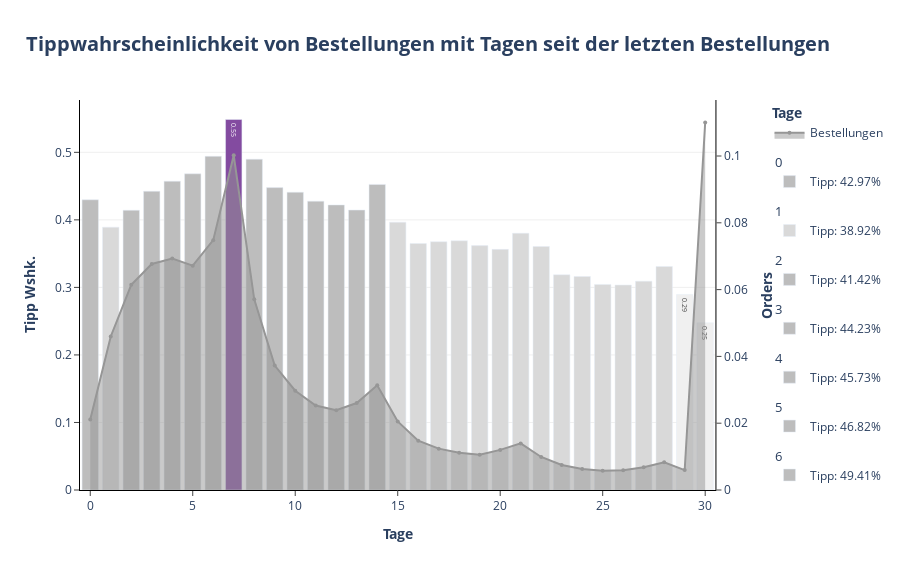

The code cell stored with this chart in its notebook:
### Code cell
fig = make_subplots(specs=[[{"secondary_y": True}]])

fig.add_trace(
  go.Scatter(
    x= df_days_since_prior_order.days_since_prior_order,
    y= df_days_since_prior_order.orders_norm,
    mode= "lines+markers", 
    marker= dict(color= px.colors.sequential.Greys[4], size= 4),
    name= "Bestellungen",
    fill= "tozeroy",
    hoverinfo = "y",
  ),
  secondary_y= True
)


for days_since_prior_order in df_days_since_prior_order.days_since_prior_order:

 if df_days_since_prior_order[df_days_since_prior_order.days_since_prior_order == days_since_prior_order].tip_norm.values >= 0.5:
  color = px.colors.sequential.Purpor[5]
  text= df_days_since_prior_order.loc[df_days_since_prior_order.days_since_prior_order == days_since_prior_order].tip_norm.values.round(2)

  fig.add_trace(
   go.Bar(
    x= df_days_since_prior_order.loc[df_days_since_prior_order.days_since_prior_order == days_since_prior_order].days_since_prior_order,
    y= df_days_since_prior_order.loc[df_days_since_prior_order.days_since_prior_order == days_since_prior_order].tip_norm,
    name= f"Tipp: {(df_days_since_prior_order.loc[df_days_since_prior_order.days_since_prior_order == days_since_prior_order].tip_norm.values[0] * 100).round(2)}%",
    showlegend= True,
    marker= dict(color= color),
    width= 0.8,
    text= text,
    base= 0,
    legendgroup= f"{days_since_prior_order}",
    legendgrouptitle_text= f"{int(days_since_prior_order)}",
    hovertemplate = f"<b>{df_days_since_prior_order.loc[df_days_since_prior_order.days_since_prior_order == days_since_prior_order].days_since_prior_order.values[0]}</b><br><br>" +
                "Tipp: %{y}<br>" +
                "<extra></extra>"
   ),
   secondary_y= False
  )

 elif 0.4 < df_days_since_prior_order.loc[df_days_since_prior_order.days_since_prior_order == days_since_prior_order].tip_norm.values < 0.5:
  color= px.colors.sequential.Greys[3]

  fig.add_trace(
   go.Bar(
    x= df_days_since_prior_order.loc[df_days_since_prior_order.days_since_prior_order == days_since_prior_order].days_since_prior_order,
    y= df_days_since_prior_order.loc[df_days_since_prior_order.days_since_prior_order == days_since_prior_order].tip_norm,
    name= f"Tipp: {(df_days_since_prior_order.loc[df_days_since_prior_order.days_since_prior_order == days_since_prior_order].tip_norm.values[0] * 100).round(2)}%",
    showlegend= True,
    marker= dict(color= color),
    width= 0.8,
    base= 0,
    legendgroup= f"{days_since_prior_order}",
    legendgrouptitle_text= f"{int(days_since_prior_order)}",
    hovertemplate = f"<b>{df_days_since_prior_order.loc[df_days_since_prior_order.days_since_prior_order == days_since_prior_order].days_since_prior_order.values[0]}</b><br><br>" +
                "Tipp: %{y}<br>" +
                "<extra></extra>"
   ),
   secondary_y= False
  )

 elif 0.3 < df_days_since_prior_order.loc[df_days_since_prior_order.days_since_prior_order == days_since_prior_order].tip_norm.values < 0.4:
  color= px.colors.sequential.Greys[2]

  fig.add_trace(
   go.Bar(
    x= df_days_since_prior_order.loc[df_days_since_prior_order.days_since_prior_order == days_since_prior_order].days_since_prior_order,
    y= df_days_since_prior_order.loc[df_days_since_prior_order.days_since_prior_order == days_since_prior_order].tip_norm,
    name= f"Tipp: {(df_days_since_prior_order.loc[df_days_since_prior_order.days_since_prior_order == days_since_prior_order].tip_norm.values[0] * 100).round(2)}%",
    showlegend= True,
    marker= dict(color= color),
    width= 0.8,
    base= 0,
    legendgroup= f"{days_since_prior_order}",
    legendgrouptitle_text= f"{int(days_since_prior_order)}",
    hovertemplate = f"<b>{df_days_since_prior_order.loc[df_days_since_prior_order.days_since_prior_order == days_since_prior_order].days_since_prior_order.values[0]}</b><br><br>" +
                "Tipp: %{y}<br>" +
                "<extra></extra>"
   ),
   secondary_y= False
  )

 elif 0.2 < df_days_since_prior_order.loc[df_days_since_prior_order.days_since_prior_order == days_since_prior_order].tip_norm.values < 0.3:
  color= px.colors.sequential.Greys[1]
  text= df_days_since_prior_order.loc[df_days_since_prior_order.days_since_prior_order == days_since_prior_order].tip_norm.values.round(2)

  fig.add_trace(
   go.Bar(
    x= df_days_since_prior_order.loc[df_days_since_prior_order.days_since_prior_order == days_since_prior_order].days_since_prior_order,
    y= df_days_since_prior_order.loc[df_days_since_prior_order.days_since_prior_order == days_since_prior_order].tip_norm,
    name= f"Tipp: {(df_days_since_prior_order.loc[df_days_since_prior_order.days_since_prior_order == days_since_prior_order].tip_norm.values[0] * 100).round(2)}%",
    showlegend= True,
    marker= dict(color= color),
    width= 0.8,
    text= text,
    base= 0,
    legendgroup= f"{days_since_prior_order}",
    legendgrouptitle_text= f"{int(days_since_prior_order)}",
    hovertemplate = f"<b>{df_days_since_prior_order.loc[df_days_since_prior_order.days_since_prior_order == days_since_prior_order].days_since_prior_order.values[0]}</b><br><br>" +
                "Tipp: %{y}<br>" +
                "<extra></extra>"
   ),
   secondary_y= False
  )


fig.update_layout(title= dict(text= "<b>Tippwahrscheinlichkeit von Bestellungen mit Tagen seit der letzten Bestellungen</b>", font_size= 20, xanchor= "center", yanchor= "top", y=0.935, x=0.475), legend_title_text = "<b>Tage</b>", height= 570)
fig.update_xaxes(title_text="<b>Tage</b>", ticks= "outside")
fig.update_yaxes(title_text="<b>Tipp Wshk.</b>", ticks= "outside", showgrid= True, gridcolor= px.colors.sequential.Greys[1])
fig.update_yaxes(title_text="<b>Orders</b>", ticks= "outside", showgrid= False, secondary_y= True, showline= True, linecolor= "black")
fig.update_layout(plot_bgcolor= "white", xaxis= dict(linecolor= "black"), yaxis= dict(linecolor= "black"))
fig.show()

### Figure 1 — Plotly figure (JSON) as saved in the notebook; plotly's stock layout.template omitted (floating-point values rounded to 4 significant figures)
{"data": [{"fill": "tozeroy", "hoverinfo": "y", "marker": {"color": "rgb(150,150,150)", "size": 4}, "mode": "lines+markers", "name": "Bestellungen", "type": "scatter", "x": [0, 1, 2, 3, 4, 5, 6, 7, 8, 9, 10, 11, 12, 13, 14, 15, 16, 17, 18, 19, 20, 21, 22, 23, 24, 25, 26, 27, 28, 29, 30], "xaxis": "x", "y": [0.02108, 0.04596, 0.06142, 0.06767, 0.06932, 0.06717, 0.0748, 0.1002, 0.05708, 0.03726, 0.02973, 0.0253, 0.02386, 0.02604, 0.03134, 0.02053, 0.01475, 0.01239, 0.01113, 0.01055, 0.01201, 0.01396, 0.009889, 0.007481, 0.00628, 0.005785, 0.005894, 0.006826, 0.008308, 0.005966, 0.11], "yaxis": "y2"}, {"base": 0, "hovertemplate": "<b>0.0</b><br><br>Tipp: %{y}<br><extra></extra>", "legendgroup": "0.0", "legendgrouptitle": {"text": "0"}, "marker": {"color": "rgb(189,189,189)"}, "name": "Tipp: 42.97%", "showlegend": true, "type": "bar", "width": 0.8, "x": [0], "xaxis": "x", "y": [0.4297], "yaxis": "y"}, {"base": 0, "hovertemplate": "<b>1.0</b><br><br>Tipp: %{y}<br><extra></extra>", "legendgroup": "1.0", "legendgrouptitle": {"text": "1"}, "marker": {"color": "rgb(217,217,217)"}, "name": "Tipp: 38.92%", "showlegend": true, "type": "bar", "width": 0.8, "x": [1], "xaxis": "x", "y": [0.3892], "yaxis": "y"}, {"base": 0, "hovertemplate": "<b>2.0</b><br><br>Tipp: %{y}<br><extra></extra>", "legendgroup": "2.0", "legendgrouptitle": {"text": "2"}, "marker": {"color": "rgb(189,189,189)"}, "name": "Tipp: 41.42%", "showlegend": true, "type": "bar", "width": 0.8, "x": [2], "xaxis": "x", "y": [0.4142], "yaxis": "y"}, {"base": 0, "hovertemplate": "<b>3.0</b><br><br>Tipp: %{y}<br><extra></extra>", "legendgroup": "3.0", "legendgrouptitle": {"text": "3"}, "marker": {"color": "rgb(189,189,189)"}, "name": "Tipp: 44.23%", "showlegend": true, "type": "bar", "width": 0.8, "x": [3], "xaxis": "x", "y": [0.4423], "yaxis": "y"}, {"base": 0, "hovertemplate": "<b>4.0</b><br><br>Tipp: %{y}<br><extra></extra>", "legendgroup": "4.0", "legendgrouptitle": {"text": "4"}, "marker": {"color": "rgb(189,189,189)"}, "name": "Tipp: 45.73%", "showlegend": true, "type": "bar", "width": 0.8, "x": [4], "xaxis": "x", "y": [0.4573], "yaxis": "y"}, {"base": 0, "hovertemplate": "<b>5.0</b><br><br>Tipp: %{y}<br><extra></extra>", "legendgroup": "5.0", "legendgrouptitle": {"text": "5"}, "marker": {"color": "rgb(189,189,189)"}, "name": "Tipp: 46.82%", "showlegend": true, "type": "bar", "width": 0.8, "x": [5], "xaxis": "x", "y": [0.4682], "yaxis": "y"}, {"base": 0, "hovertemplate": "<b>6.0</b><br><br>Tipp: %{y}<br><extra></extra>", "legendgroup": "6.0", "legendgrouptitle": {"text": "6"}, "marker": {"color": "rgb(189,189,189)"}, "name": "Tipp: 49.41%", "showlegend": true, "type": "bar", "width": 0.8, "x": [6], "xaxis": "x", "y": [0.4941], "yaxis": "y"}, {"base": 0, "hovertemplate": "<b>7.0</b><br><br>Tipp: %{y}<br><extra></extra>", "legendgroup": "7.0", "legendgrouptitle": {"text": "7"}, "marker": {"color": "rgb(131, 75, 160)"}, "name": "Tipp: 54.86%", "showlegend": true, "text": [0.55], "type": "bar", "width": 0.8, "x": [7], "xaxis": "x", "y": [0.5486], "yaxis": "y"}, {"base": 0, "hovertemplate": "<b>8.0</b><br><br>Tipp: %{y}<br><extra></extra>", "legendgroup": "8.0", "legendgrouptitle": {"text": "8"}, "marker": {"color": "rgb(189,189,189)"}, "name": "Tipp: 48.98%", "showlegend": true, "type": "bar", "width": 0.8, "x": [8], "xaxis": "x", "y": [0.4898], "yaxis": "y"}, {"base": 0, "hovertemplate": "<b>9.0</b><br><br>Tipp: %{y}<br><extra></extra>", "legendgroup": "9.0", "legendgrouptitle": {"text": "9"}, "marker": {"color": "rgb(189,189,189)"}, "name": "Tipp: 44.78%", "showlegend": true, "type": "bar", "width": 0.8, "x": [9], "xaxis": "x", "y": [0.4478], "yaxis": "y"}, {"base": 0, "hovertemplate": "<b>10.0</b><br><br>Tipp: %{y}<br><extra></extra>", "legendgroup": "10.0", "legendgrouptitle": {"text": "10"}, "marker": {"color": "rgb(189,189,189)"}, "name": "Tipp: 44.09%", "showlegend": true, "type": "bar", "width": 0.8, "x": [10], "xaxis": "x", "y": [0.4409], "yaxis": "y"}, {"base": 0, "hovertemplate": "<b>11.0</b><br><br>Tipp: %{y}<br><extra></extra>", "legendgroup": "11.0", "legendgrouptitle": {"text": "11"}, "marker": {"color": "rgb(189,189,189)"}, "name": "Tipp: 42.77%", "showlegend": true, "type": "bar", "width": 0.8, "x": [11], "xaxis": "x", "y": [0.4277], "yaxis": "y"}, {"base": 0, "hovertemplate": "<b>12.0</b><br><br>Tipp: %{y}<br><extra></extra>", "legendgroup": "12.0", "legendgrouptitle": {"text": "12"}, "marker": {"color": "rgb(189,189,189)"}, "name": "Tipp: 42.21%", "showlegend": true, "type": "bar", "width": 0.8, "x": [12], "xaxis": "x", "y": [0.4221], "yaxis": "y"}, {"base": 0, "hovertemplate": "<b>13.0</b><br><br>Tipp: %{y}<br><extra></extra>", "legendgroup": "13.0", "legendgrouptitle": {"text": "13"}, "marker": {"color": "rgb(189,189,189)"}, "name": "Tipp: 41.45%", "showlegend": true, "type": "bar", "width": 0.8, "x": [13], "xaxis": "x", "y": [0.4145], "yaxis": "y"}, {"base": 0, "hovertemplate": "<b>14.0</b><br><br>Tipp: %{y}<br><extra></extra>", "legendgroup": "14.0", "legendgrouptitle": {"text": "14"}, "marker": {"color": "rgb(189,189,189)"}, "name": "Tipp: 45.25%", "showlegend": true, "type": "bar", "width": 0.8, "x": [14], "xaxis": "x", "y": [0.4525], "yaxis": "y"}, {"base": 0, "hovertemplate": "<b>15.0</b><br><br>Tipp: %{y}<br><extra></extra>", "legendgroup": "15.0", "legendgrouptitle": {"text": "15"}, "marker": {"color": "rgb(217,217,217)"}, "name": "Tipp: 39.66%", "showlegend": true, "type": "bar", "width": 0.8, "x": [15], "xaxis": "x", "y": [0.3966], "yaxis": "y"}, {"base": 0, "hovertemplate": "<b>16.0</b><br><br>Tipp: %{y}<br><extra></extra>", "legendgroup": "16.0", "legendgrouptitle": {"text": "16"}, "marker": {"color": "rgb(217,217,217)"}, "name": "Tipp: 36.51%", "showlegend": true, "type": "bar", "width": 0.8, "x": [16], "xaxis": "x", "y": [0.3651], "yaxis": "y"}, {"base": 0, "hovertemplate": "<b>17.0</b><br><br>Tipp: %{y}<br><extra></extra>", "legendgroup": "17.0", "legendgrouptitle": {"text": "17"}, "marker": {"color": "rgb(217,217,217)"}, "name": "Tipp: 36.77%", "showlegend": true, "type": "bar", "width": 0.8, "x": [17], "xaxis": "x", "y": [0.3677], "yaxis": "y"}, {"base": 0, "hovertemplate": "<b>18.0</b><br><br>Tipp: %{y}<br><extra></extra>", "legendgroup": "18.0", "legendgrouptitle": {"text": "18"}, "marker": {"color": "rgb(217,217,217)"}, "name": "Tipp: 36.91%", "showlegend": true, "type": "bar", "width": 0.8, "x": [18], "xaxis": "x", "y": [0.3691], "yaxis": "y"}, {"base": 0, "hovertemplate": "<b>19.0</b><br><br>Tipp: %{y}<br><extra></extra>", "legendgroup": "19.0", "legendgrouptitle": {"text": "19"}, "marker": {"color": "rgb(217,217,217)"}, "name": "Tipp: 36.19%", "showlegend": true, "type": "bar", "width": 0.8, "x": [19], "xaxis": "x", "y": [0.3619], "yaxis": "y"}, {"base": 0, "hovertemplate": "<b>20.0</b><br><br>Tipp: %{y}<br><extra></extra>", "legendgroup": "20.0", "legendgrouptitle": {"text": "20"}, "marker": {"color": "rgb(217,217,217)"}, "name": "Tipp: 35.63%", "showlegend": true, "type": "bar", "width": 0.8, "x": [20], "xaxis": "x", "y": [0.3563], "yaxis": "y"}, {"base": 0, "hovertemplate": "<b>21.0</b><br><br>Tipp: %{y}<br><extra></extra>", "legendgroup": "21.0", "legendgrouptitle": {"text": "21"}, "marker": {"color": "rgb(217,217,217)"}, "name": "Tipp: 38.01%", "showlegend": true, "type": "bar", "width": 0.8, "x": [21], "xaxis": "x", "y": [0.3801], "yaxis": "y"}, {"base": 0, "hovertemplate": "<b>22.0</b><br><br>Tipp: %{y}<br><extra></extra>", "legendgroup": "22.0", "legendgrouptitle": {"text": "22"}, "marker": {"color": "rgb(217,217,217)"}, "name": "Tipp: 36.06%", "showlegend": true, "type": "bar", "width": 0.8, "x": [22], "xaxis": "x", "y": [0.3606], "yaxis": "y"}, {"base": 0, "hovertemplate": "<b>23.0</b><br><br>Tipp: %{y}<br><extra></extra>", "legendgroup": "23.0", "legendgrouptitle": {"text": "23"}, "marker": {"color": "rgb(217,217,217)"}, "name": "Tipp: 31.87%", "showlegend": true, "type": "bar", "width": 0.8, "x": [23], "xaxis": "x", "y": [0.3187], "yaxis": "y"}, {"base": 0, "hovertemplate": "<b>24.0</b><br><br>Tipp: %{y}<br><extra></extra>", "legendgroup": "24.0", "legendgrouptitle": {"text": "24"}, "marker": {"color": "rgb(217,217,217)"}, "name": "Tipp: 31.62%", "showlegend": true, "type": "bar", "width": 0.8, "x": [24], "xaxis": "x", "y": [0.3162], "yaxis": "y"}, {"base": 0, "hovertemplate": "<b>25.0</b><br><br>Tipp: %{y}<br><extra></extra>", "legendgroup": "25.0", "legendgrouptitle": {"text": "25"}, "marker": {"color": "rgb(217,217,217)"}, "name": "Tipp: 30.44%", "showlegend": true, "type": "bar", "width": 0.8, "x": [25], "xaxis": "x", "y": [0.3044], "yaxis": "y"}, {"base": 0, "hovertemplate": "<b>26.0</b><br><br>Tipp: %{y}<br><extra></extra>", "legendgroup": "26.0", "legendgrouptitle": {"text": "26"}, "marker": {"color": "rgb(217,217,217)"}, "name": "Tipp: 30.35%", "showlegend": true, "type": "bar", "width": 0.8, "x": [26], "xaxis": "x", "y": [0.3035], "yaxis": "y"}, {"base": 0, "hovertemplate": "<b>27.0</b><br><br>Tipp: %{y}<br><extra></extra>", "legendgroup": "27.0", "legendgrouptitle": {"text": "27"}, "marker": {"color": "rgb(217,217,217)"}, "name": "Tipp: 30.92%", "showlegend": true, "type": "bar", "width": 0.8, "x": [27], "xaxis": "x", "y": [0.3092], "yaxis": "y"}, {"base": 0, "hovertemplate": "<b>28.0</b><br><br>Tipp: %{y}<br><extra></extra>", "legendgroup": "28.0", "legendgrouptitle": {"text": "28"}, "marker": {"color": "rgb(217,217,217)"}, "name": "Tipp: 33.09%", "showlegend": true, "type": "bar", "width": 0.8, "x": [28], "xaxis": "x", "y": [0.3309], "yaxis": "y"}, {"base": 0, "hovertemplate": "<b>29.0</b><br><br>Tipp: %{y}<br><extra></extra>", "legendgroup": "29.0", "legendgrouptitle": {"text": "29"}, "marker": {"color": "rgb(240,240,240)"}, "name": "Tipp: 28.96%", "showlegend": true, "text": [0.29], "type": "bar", "width": 0.8, "x": [29], "xaxis": "x", "y": [0.2896], "yaxis": "y"}, {"base": 0, "hovertemplate": "<b>30.0</b><br><br>Tipp: %{y}<br><extra></extra>", "legendgroup": "30.0", "legendgrouptitle": {"text": "30"}, "marker": {"color": "rgb(240,240,240)"}, "name": "Tipp: 24.75%", "showlegend": true, "text": [0.25], "type": "bar", "width": 0.8, "x": [30], "xaxis": "x", "y": [0.2475], "yaxis": "y"}], "layout": {"height": 570, "legend": {"title": {"text": "<b>Tage</b>"}}, "plot_bgcolor": "white", "title": {"font": {"size": 20}, "text": "<b>Tippwahrscheinlichkeit von Bestellungen mit Tagen seit der letzten Bestellungen</b>", "x": 0.475, "xanchor": "center", "y": 0.935, "yanchor": "top"}, "xaxis": {"anchor": "y", "domain": [0, 0.94], "linecolor": "black", "ticks": "outside", "title": {"text": "<b>Tage</b>"}}, "yaxis": {"anchor": "x", "domain": [0, 1], "gridcolor": "rgb(240,240,240)", "linecolor": "black", "showgrid": true, "ticks": "outside", "title": {"text": "<b>Tipp Wshk.</b>"}}, "yaxis2": {"anchor": "x", "gridcolor": "rgb(240,240,240)", "linecolor": "black", "overlaying": "y", "showgrid": false, "showline": true, "side": "right", "ticks": "outside", "title": {"text": "<b>Orders</b>"}}}}
